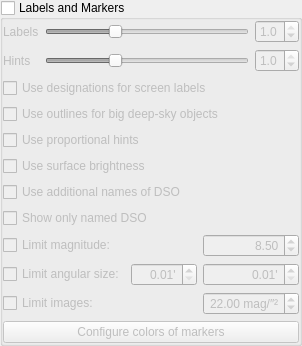
             <widget class="QGroupBox" name="groupBoxDSOLabelsAndMarkers">
              <property name="title">
               <string>Labels and Markers</string>
              </property>
              <property name="flat">
               <bool>true</bool>
              </property>
              <property name="checkable">
               <bool>true</bool>
              </property>
              <property name="checked">
               <bool>false</bool>
              </property>
              <layout class="QGridLayout" name="gridLayout_12">
               <property name="leftMargin">
                <number>0</number>
               </property>
               <property name="topMargin">
                <number>0</number>
               </property>
               <property name="rightMargin">
                <number>0</number>
               </property>
               <property name="bottomMargin">
                <number>0</number>
               </property>
               <property name="spacing">
                <number>6</number>
               </property>
               <item row="3" column="0">
                <widget class="QCheckBox" name="checkBoxDesignationsOnlyUsage">
                 <property name="toolTip">
                  <string>Use designations of deep-sky objects instead of their common names for screen labels</string>
                 </property>
                 <property name="text">
                  <string>Use designations for screen labels</string>
                 </property>
                </widget>
               </item>
               <item row="7" column="0">
                <widget class="QCheckBox" name="checkBoxAdditionalNamesDSO">
                 <property name="text">
                  <string>Use additional names of DSO</string>
                 </property>
                </widget>
               </item>
               <item row="8" column="0">
                <widget class="QCheckBox" name="checkBoxShowOnlyNamedDSO">
                 <property name="text">
                  <string>Show only named DSO</string>
                 </property>
                </widget>
               </item>
               <item row="4" column="0">
                <widget class="QCheckBox" name="checkBoxOutlines">
                 <property name="text">
                  <string>Use outlines for big deep-sky objects</string>
                 </property>
                </widget>
               </item>
               <item row="5" column="0">
                <widget class="QCheckBox" name="checkBoxProportionalHints">
                 <property name="toolTip">
                  <string>Use hints proportional to angular size of deep-sky objects</string>
                 </property>
                 <property name="text">
                  <string>Use proportional hints</string>
                 </property>
                </widget>
               </item>
               <item row="2" column="0">
                <layout class="QGridLayout" name="gridLayout_15">
                 <item row="0" column="1">
                  <widget class="QSlider" name="nebulasLabelsHorizontalSlider">
                   <property name="value">
                    <number>33</number>
                   </property>
                   <property name="orientation">
                    <enum>Qt::Horizontal</enum>
                   </property>
                  </widget>
                 </item>
                 <item row="0" column="0">
                  <widget class="QLabel" name="labelLabels">
                   <property name="text">
                    <string>Labels</string>
                   </property>
                  </widget>
                 </item>
                 <item row="0" column="2">
                  <widget class="QDoubleSpinBox" name="labelsBrightnessDoubleSpinBox">
                   <property name="toolTip">
                    <string>Brightness</string>
                   </property>
                   <property name="decimals">
                    <number>1</number>
                   </property>
                   <property name="maximum">
                    <double>1.000000000000000</double>
                   </property>
                   <property name="singleStep">
                    <double>0.100000000000000</double>
                   </property>
                   <property name="value">
                    <double>1.000000000000000</double>
                   </property>
                  </widget>
                 </item>
                 <item row="1" column="2">
                  <widget class="QDoubleSpinBox" name="hintsBrightnessDoubleSpinBox">
                   <property name="toolTip">
                    <string>Brightness</string>
                   </property>
                   <property name="decimals">
                    <number>1</number>
                   </property>
                   <property name="maximum">
                    <double>1.000000000000000</double>
                   </property>
                   <property name="singleStep">
                    <double>0.100000000000000</double>
                   </property>
                   <property name="value">
                    <double>1.000000000000000</double>
                   </property>
                  </widget>
                 </item>
                 <item row="1" column="0">
                  <widget class="QLabel" name="labelHints">
                   <property name="text">
                    <string>Hints</string>
                   </property>
                  </widget>
                 </item>
                 <item row="1" column="1">
                  <widget class="QSlider" name="nebulasHintsHorizontalSlider">
                   <property name="value">
                    <number>33</number>
                   </property>
                   <property name="orientation">
                    <enum>Qt::Horizontal</enum>
                   </property>
                  </widget>
                 </item>
                </layout>
               </item>
               <item row="6" column="0">
                <widget class="QCheckBox" name="checkBoxSurfaceBrightnessUsage">
                 <property name="toolTip">
                  <string>Use surface brightness of deep-sky objects for scale of the visibility of their markers and labels.</string>
                 </property>
                 <property name="text">
                  <string>Use surface brightness</string>
                 </property>
                </widget>
               </item>
               <item row="10" column="0">
                <widget class="QPushButton" name="pushButtonConfigureDSOColors">
                 <property name="text">
                  <string>Configure colors of markers</string>
                 </property>
                </widget>
               </item>
               <item row="9" column="0">
                <layout class="QGridLayout" name="gridLayout_17">
                 <item row="1" column="0">
                  <widget class="QCheckBox" name="nebulaLimitSizeCheckBox">
                   <property name="sizePolicy">
                    <sizepolicy hsizetype="MinimumExpanding" vsizetype="Fixed">
                     <horstretch>0</horstretch>
                     <verstretch>0</verstretch>
                    </sizepolicy>
                   </property>
                   <property name="toolTip">
                    <string/>
                   </property>
                   <property name="text">
                    <string>Limit angular size:</string>
                   </property>
                  </widget>
                 </item>
                 <item row="0" column="2">
                  <widget class="QDoubleSpinBox" name="nebulaLimitMagnitudeDoubleSpinBox">
                   <property name="alignment">
                    <set>Qt::AlignRight|Qt::AlignTrailing|Qt::AlignVCenter</set>
                   </property>
                   <property name="minimum">
                    <double>3.000000000000000</double>
                   </property>
                   <property name="maximum">
                    <double>21.000000000000000</double>
                   </property>
                   <property name="singleStep">
                    <double>0.250000000000000</double>
                   </property>
                   <property name="value">
                    <double>8.500000000000000</double>
                   </property>
                  </widget>
                 </item>
                 <item row="1" column="2">
                  <widget class="QDoubleSpinBox" name="nebulaLimitSizeMaxDoubleSpinBox">
                   <property name="toolTip">
                    <string>Maximum angular size in arcminutes for visible DSO</string>
                   </property>
                   <property name="alignment">
                    <set>Qt::AlignRight|Qt::AlignTrailing|Qt::AlignVCenter</set>
                   </property>
                   <property name="suffix">
                    <string notr="true">'</string>
                   </property>
                   <property name="decimals">
                    <number>2</number>
                   </property>
                   <property name="minimum">
                    <double>0.010000000000000</double>
                   </property>
                   <property name="maximum">
                    <double>1200.000000000000000</double>
                   </property>
                  </widget>
                 </item>
                 <item row="0" column="0">
                  <widget class="QCheckBox" name="nebulaLimitMagnitudeCheckBox">
                   <property name="sizePolicy">
                    <sizepolicy hsizetype="MinimumExpanding" vsizetype="Fixed">
                     <horstretch>0</horstretch>
                     <verstretch>0</verstretch>
                    </sizepolicy>
                   </property>
                   <property name="toolTip">
                    <string>Limit magnitude (for unaided/binocular observers) of deep-sky objects.</string>
                   </property>
                   <property name="text">
                    <string>Limit magnitude:</string>
                   </property>
                  </widget>
                 </item>
                 <item row="1" column="1">
                  <widget class="QDoubleSpinBox" name="nebulaLimitSizeMinDoubleSpinBox">
                   <property name="toolTip">
                    <string>Minimal angular size in arcminutes for visible DSO</string>
                   </property>
                   <property name="alignment">
                    <set>Qt::AlignRight|Qt::AlignTrailing|Qt::AlignVCenter</set>
                   </property>
                   <property name="suffix">
                    <string notr="true">'</string>
                   </property>
                   <property name="decimals">
                    <number>2</number>
                   </property>
                   <property name="minimum">
                    <double>0.010000000000000</double>
                   </property>
                   <property name="maximum">
                    <double>600.000000000000000</double>
                   </property>
                  </widget>
                 </item>
                 <item row="2" column="0" colspan="2">
                  <widget class="QCheckBox" name="nebulaImageLimitCheckBox">
                   <property name="toolTip">
                    <string>Show only the images of deep-sky objects whose bright parts reach this surface brightness (V mag/arcsec²), as the photographic mode measures them from the catalog magnitude or the H-alpha of the object. For comparison: M 42 and M 31 about 20, the North America Nebula 23.6, faint Sharpless nebulae 24 to 25. A lower value shows only the brightest images.</string>
                   </property>
                   <property name="text">
                    <string>Limit images:</string>
                   </property>
                  </widget>
                 </item>
                 <item row="2" column="2">
                  <widget class="QDoubleSpinBox" name="nebulaImageLimitDoubleSpinBox">
                   <property name="toolTip">
                    <string>The faintest surface brightness of the bright parts of an image that is shown (V mag/arcsec²)</string>
                   </property>
                   <property name="alignment">
                    <set>Qt::AlignRight|Qt::AlignTrailing|Qt::AlignVCenter</set>
                   </property>
                   <property name="suffix">
                    <string notr="true"> mag/″²</string>
                   </property>
                   <property name="decimals">
                    <number>2</number>
                   </property>
                   <property name="minimum">
                    <double>15.000000000000000</double>
                   </property>
                   <property name="maximum">
                    <double>27.000000000000000</double>
                   </property>
                   <property name="singleStep">
                    <double>0.250000000000000</double>
                   </property>
                   <property name="value">
                    <double>22.000000000000000</double>
                   </property>
                  </widget>
                 </item>
                </layout>
               </item>
              </layout>
             </widget>
